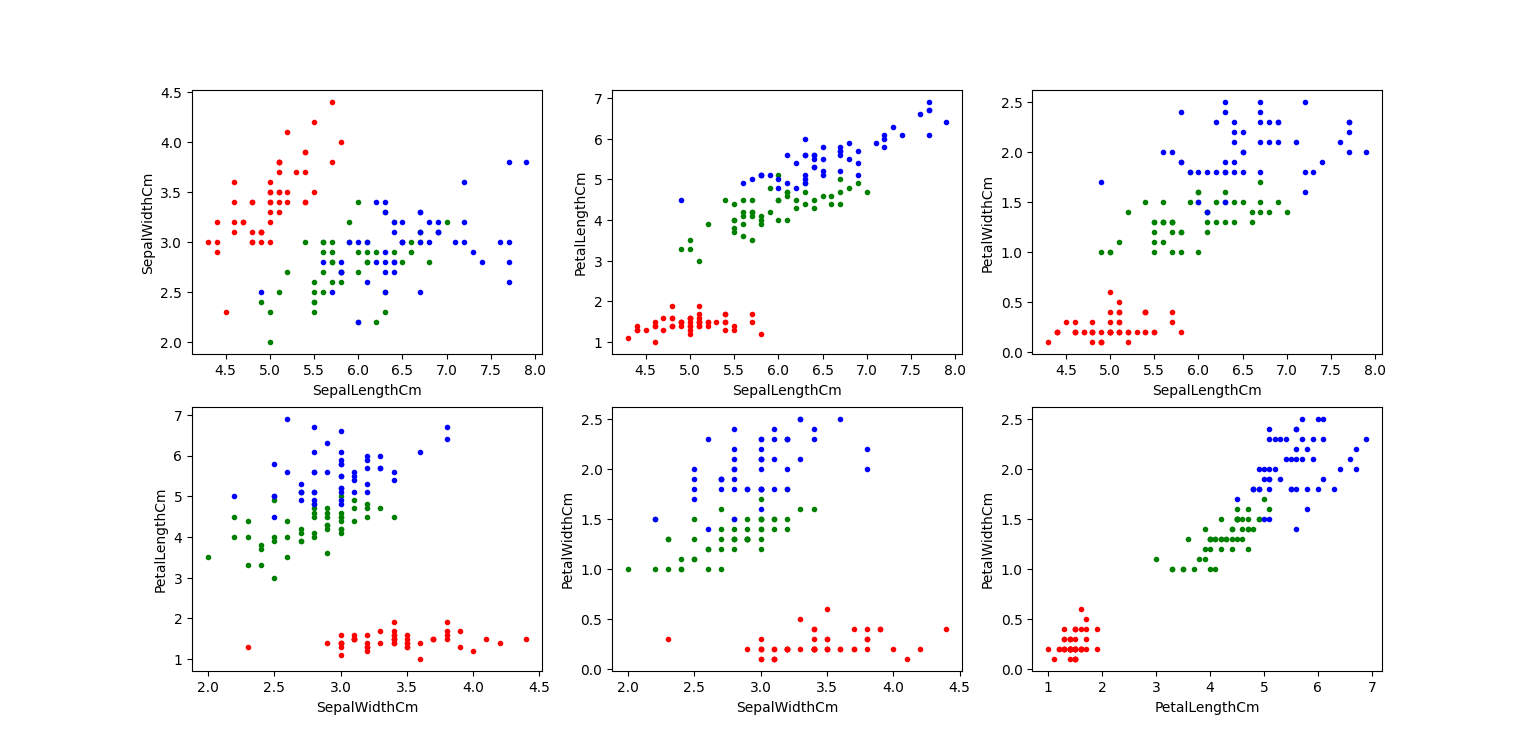

The Python source for this figure:
import pandas as pd
import matplotlib.pyplot as plt

dict_ = {'Iris-setosa':'red', 'Iris-virginica':'blue','Iris-versicolor':'green'}
df = pd.read_csv('Iris.csv')
X = df.drop(columns=['Species','Id']).values
y = df['Species'].values
X_y = [ [X[i],y[i]] for i in range(len(X)) ]

fig,axs = plt.subplots(2,3)
for i in range(len(X)):
    axs[0,0].plot( X[i,0],X[i,1], 'o', markersize = 3, color = dict_[y[i]])
    axs[0,1].plot( X[i,0],X[i,2], 'o', markersize = 3, color = dict_[y[i]])
    axs[0,2].plot( X[i,0],X[i,3], 'o', markersize = 3, color = dict_[y[i]])
    axs[1,0].plot( X[i,1],X[i,2], 'o', markersize = 3, color = dict_[y[i]])
    axs[1,1].plot( X[i,1],X[i,3], 'o', markersize = 3, color = dict_[y[i]])
    axs[1,2].plot( X[i,2],X[i,3], 'o', markersize = 3, color = dict_[y[i]])
axs[0,0].set(xlabel = 'SepalLengthCm',ylabel='SepalWidthCm')
axs[0,1].set(xlabel = 'SepalLengthCm',ylabel='PetalLengthCm')
axs[0,2].set(xlabel = 'SepalLengthCm',ylabel='PetalWidthCm')
axs[1,0].set(xlabel = 'SepalWidthCm',ylabel='PetalLengthCm')
axs[1,1].set(xlabel = 'SepalWidthCm',ylabel='PetalWidthCm')
axs[1,2].set(xlabel = 'PetalLengthCm',ylabel='PetalWidthCm')
plt.show()
